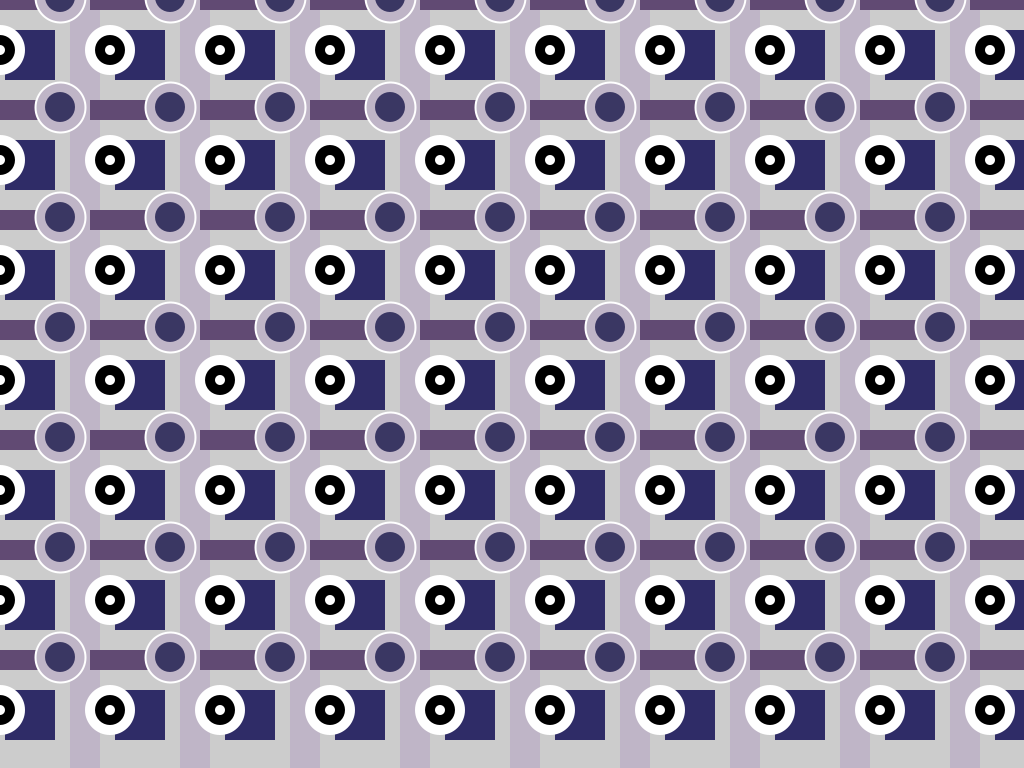
Frame 1 (no input)
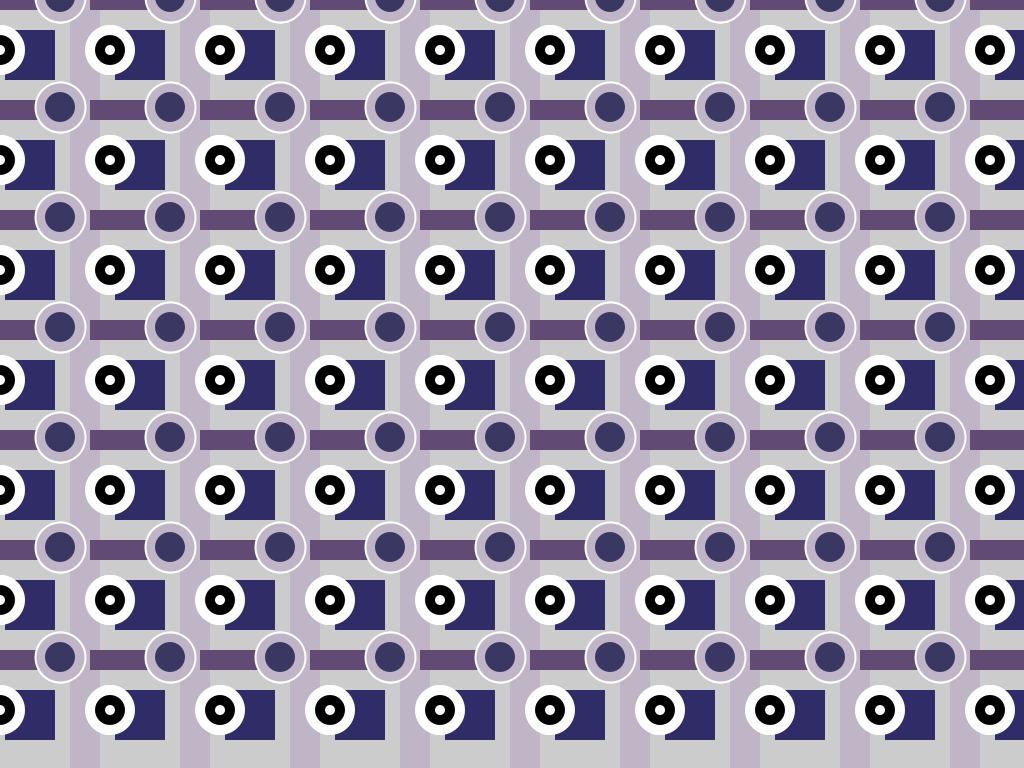
Frame 2 (the mouse pressed at the canvas centre, redrawn once)

The Processing sketch that drew these frames (run headless with seeded random() and noise(); the mouse was pressed at the canvas centre and the sketch redrawn once):

// Processing sketch: processing_147950
// ── processing_147950.pde

// Konkuk University
// Department of Dynamic Media
// SOS iDesign
// Name: you chahee
// ID: 201420092

void setup(){
size (1024, 768);
smooth();
noLoop();
}

void draw(){
   for (int i = 0; i < 1024; i = i +110) {
    for (int j = 0; j < 768; j = j +110) {
 
 
        
    
      
      fill(#BFB5C7,500);
      noStroke();     
      rect(i-40, j-30, 30, 150);
  
      fill(#2F2C67);    
      rect(i+5, j+30, 50, 50);
      
      fill(#614A73,500);   
      rect(i-20, j-10, 120, 20);
      
      stroke(255);
      strokeWeight(2);
      fill(#BFB5C7,500);
      ellipse(i-50, j-3, 50, 50);
 
      
      noStroke();
      fill(#3A3763);
      ellipse(i-50, j-3, 30, 30);
 
      fill(255);
      ellipse(i, j+50, 50, 50);
      
      fill(0);
      ellipse(i, j+50, 30, 30);
      
      fill(255);
      ellipse(i, j+50, 10, 10);
 
     
     
     
    }
  }
}

void keyPressed(){
background(0);
redraw();
} 
